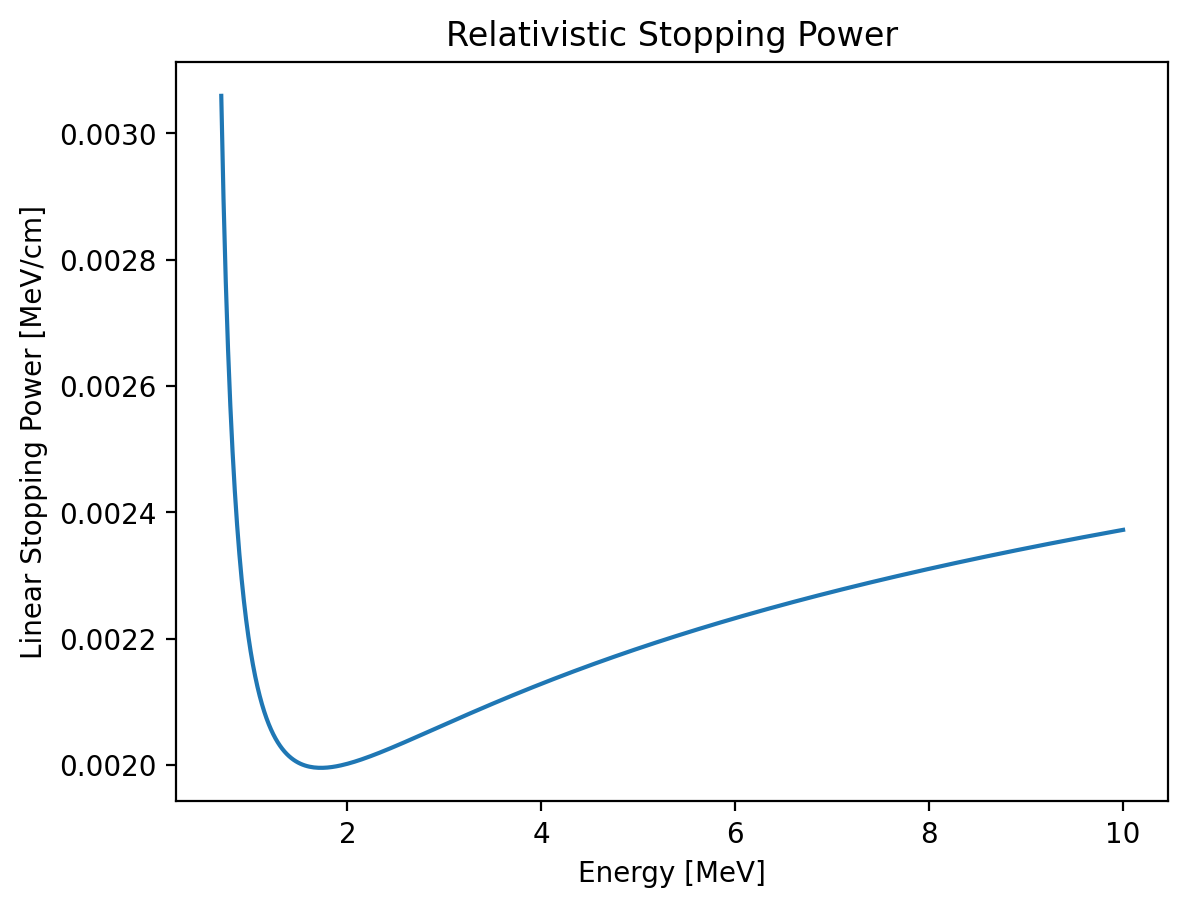

Source code (Python):
import numpy as np
import matplotlib.pyplot as plt
from scipy.integrate import solve_ivp
import os
downloads_dir = os.path.expanduser('~/Downloads') 

#---------- constants ----------#
E_r = 0.511 #m_0*c^2 [MeV]
I = 8.57E-5 #[MeV]
C = 9.24E-5 #0.5*rho*K*Z/A [MeV/cm]
E_max = 1.48 #[MeV] initial energy of electron
s_avg = np.pi*2.5 #[cm] average arc length to detector
s_max = 50 #[cm] arbitrary large distance for energy loss plotting


#---------- stopping power functions ----------#
#classic relativistic beta (v/c) solved in terms of total energy E and rest energy E_r:
def beta_func(E): 
    beta = np.sqrt(1 - (E_r/E)**2)
    return beta

#classic relativistic gamma (1/sqrt(1-beta^2)) solved in terms of total energy E and rest energy E_r
def gamma_func(E): 
    gamma = E/E_r
    return gamma

#stopping power function dE/ds in MeV/cm
def stopping_rate(E):
    b = beta_func(E)
    g = gamma_func(E)
    
    E_deriv= (C/(b**2))*(
    np.log((E_r*(b**2)*(g**2) * (E_r*(g-1.0)/2.0)) / (I**2))  # E_r=0.511 MeV, I in MeV
    + (1.0 - b**2)
    - ((2.0*g - 1.0)/g**2)*np.log(2.0)
    + 0.125*((g-1.0)/g)**2)
    return  E_deriv

#---------- solving ODE for E as a function of distance traveled s ----------#
dE_ds = lambda s, E: -stopping_rate(E) #puts stopping rate in form for ODE solver
E_loss = solve_ivp( #ODE solver
    dE_ds, 
    t_span=(0, s_max), 
    y0=[E_max], 
    t_eval = np.linspace(0, s_max, 200))


#---------- plotting stopping rate [MeV/cm] ----------#
E_range = np.linspace(0.7, 10.0, 400) #arbitrary range of energies for plotting
S = stopping_rate(E_range)
plt.figure()
plt.plot(E_range, S)
plt.xlabel("Energy [MeV]")
plt.ylabel("Linear Stopping Power [MeV/cm]")
plt.title("Relativistic Stopping Power")
plt.savefig("Stopping_Power.png", dpi=200, bbox_inches="tight")
#plt.savefig(os.path.join(downloads_dir, "Stopping_Power.png"), dpi=200, bbox_inches="tight")

#---------- plotting E as a func of distance traveled -----------#
plt.figure()
plt.plot(E_loss.t, E_loss.y[0])
plt.ylabel("Total Relativistic Energy [MeV]")
plt.xlabel(" Distance [cm]")
plt.title("Relativistic Electron Energy Loss")
plt.savefig("Rel_Energy_Loss")
#plt.savefig(os.path.join(downloads_dir, "Rel_Energy_Loss.png"), dpi=200, bbox_inches="tight")

#---------- finds E_det from trajectory arc length s ----------#
#given E_loss plot x axis (distance s), and target distance s, find index of closest distance in s_range
def detector_energy(s_range, s): 
    i = np.searchsorted(s_range, s)
    i = np.clip(i, 1, len(s_range)-1)
    return i-1 if s - s_range[i-1] <= s_range[i] - s else i

s_index = detector_energy(E_loss.t, s_avg) 
E_det = E_loss.y[0][s_index] #energy at detector corresponding to average arc length s_avg
print(f"Average energy at detector: {E_det:.3f} MeV")